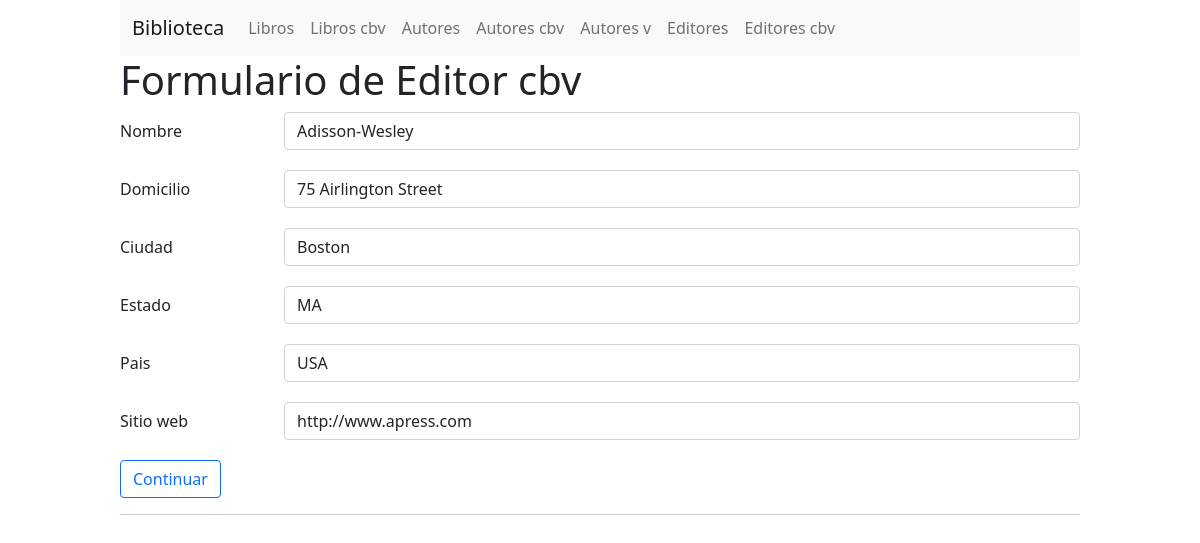
Screenshot of /modificar/editor_cbv/1/ with the database file from the repository.
### biblioteca/models.py (models this page shows, shortened)
class Editor(models.Model):
    nombre  = models.CharField(max_length=30)
    domicilio = models.CharField(max_length=50)
    ciudad = models.CharField(max_length=60)
    estado = models.CharField(max_length=30)
    pais = models.CharField(max_length=50)
    website = models.URLField(null=True, blank=True)
    class Meta:
        ordering = ["nombre"]
        verbose_name = 'Editor'
        verbose_name_plural = "Editores"

### biblioteca/views.py (the view)
# urls.py: url(r'^modificar/editor_cbv/(?P<pk>[0-9]+)/$', EditorUpdateView.as_view()),
class EditorUpdateView(SuccessMessageMixin, UpdateView):
    model = Editor
    form_class = EditorForm
    template_name = "editor_form__cbv.html"
    success_url = reverse_lazy("editores_cbv")
    success_message = "Se modifico correctamente el editor <strong>%(nombre)s</strong>"

### biblioteca/forms.py
class EditorForm(forms.ModelForm):
    class Meta():
        model = Editor
        fields = [
            "nombre",
            "domicilio",
            "ciudad",
            "estado",
            "pais",
            "website",
        ]
        widgets = {
            "nombre":     forms.TextInput(attrs=build_attrs("nombre")),
            "domicilio":  forms.TextInput(attrs=build_attrs("domicilio")),
            "ciudad":     forms.TextInput(attrs=build_attrs("ciudad")),
            "estado":     forms.TextInput(attrs=build_attrs("estado")),
            "pais":       forms.TextInput(attrs=build_attrs("pais")),
            "website":    forms.TextInput(attrs=build_attrs("website")),
        }

### biblioteca/templates/editor_form__cbv.html (shortened to what this page needs)
{% extends 'shared/base.html' %}
{% block content %}
    <h1>Formulario de Editor cbv</h1>
    <form action="" method="post">{% csrf_token %}
        <div class="mb-3 row">
            <label for="nombre" class="col-sm-2 col-form-label">Nombre</label>
            <div class="col-sm-10">
                {{ form.nombre }}
            </div>
        </div>
        <div class="mb-3 row">
            <label for="domicilio" class="col-sm-2 col-form-label">Domicilio</label>
            <div class="col-sm-10">
                {{ form.domicilio }}
            </div>
        </div>
        <div class="mb-3 row">
            <label for="ciudad" class="col-sm-2 col-form-label">Ciudad</label>
            <div class="col-sm-10">
                {{ form.ciudad }}
            </div>
        </div>
        <div class="mb-3 row">
            <label for="estado" class="col-sm-2 col-form-label">Estado</label>
            <div class="col-sm-10">
                {{ form.estado }}
            </div>
        </div>
        <div class="mb-3 row">
            <label for="pais" class="col-sm-2 col-form-label">Pais</label>
            <div class="col-sm-10">
                {{ form.pais }}
            </div>
        </div>
        <div class="mb-3 row">
            <label for="website" class="col-sm-2 col-form-label">Sitio web</label>
            <div class="col-sm-10">
                {{ form.website }}
            </div>
        </div>
        <button class="btn btn-outline-primary" type="submit">
            Continuar
        </button>
    </form>
{% endblock  %}

### rows the page displays
Editor: nombre "Adisson-Wesley", domicilio "75 Airlington Street", ciudad "Boston", estado "MA", pais "USA", website "http://www.apress.com"
